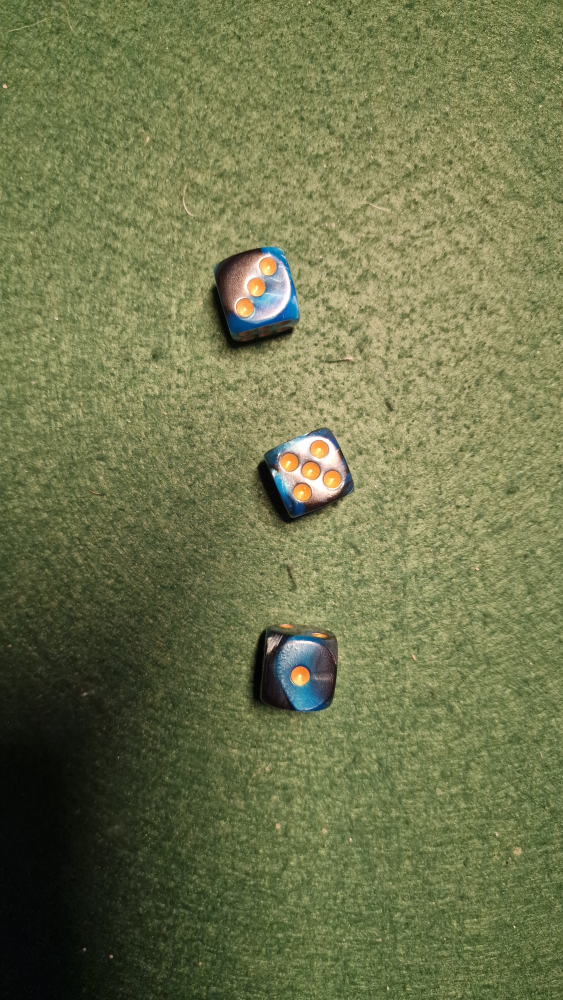
#> input picture pytest/dice.jpg, 2252 x 4000 px, given in place of the camera (shown at 1/4 size)
$ python main.py
#> lines starting #> are read from the running program, lines starting #| are printed output that depends on the picture; after the words box and inside, x2 and y2 are one past the last pixel; in counts of white or black regions, pixels touching at a corner belong together
import cv2
import numpy as np
from collections import deque

def nothing(x):
    pass

cv2.namedWindow("controls")
cv2.createTrackbar("0", "controls", 10, 30, nothing)
cv2.createTrackbar("1", "controls", 0, 255, nothing)
cv2.createTrackbar("2", "controls", 0, 255, nothing)
cv2.createTrackbar("3", "controls", 255, 255, nothing)
cv2.createTrackbar("4", "controls", 255, 255, nothing)
cv2.createTrackbar("5", "controls", 255, 255, nothing)
cv2.createTrackbar("6", "controls", 255, 255, nothing)
cv2.createTrackbar("7", "controls", 60, 255, nothing)
cv2.createTrackbar("8", "controls", 140, 255, nothing)
cv2.createTrackbar("9", "controls", 60, 255, nothing)
cv2.createTrackbar("10", "controls", 140, 255, nothing)

def getVal(name):
    return cv2.getTrackbarPos(str(name), "controls")

webCam = cv2.VideoCapture(1)
webCam.set(cv2.CAP_PROP_FOURCC, cv2.VideoWriter_fourcc('M','J','P','G'))
webCam.set(cv2.CAP_PROP_FRAME_WIDTH, 3840)
webCam.set(cv2.CAP_PROP_FRAME_HEIGHT, 2160)

edge_buffer = deque(maxlen=10)

def show(title, img):
    scaled = cv2.resize(img, None, fx=0.25, fy=0.25, interpolation=cv2.INTER_AREA)
    cv2.imshow(title, scaled)

while True:
    _, frame = webCam.read()
#> frame is the input picture: shape (4000, 2252, 3); mean B, G, R 76.7, 117, 111.2
    show("frame", frame)

    blurVal = getVal(0)
    if blurVal % 2 == 0:
        blurVal += 1

    blur = cv2.GaussianBlur(frame, (blurVal, blurVal), 0)

    hsv = cv2.cvtColor(blur, cv2.COLOR_BGR2HSV)
#> hsv: shape (4000, 2252, 3); mean H, S, V 36.7, 93.9, 118.4
    lower_blue = np.array([getVal(1), getVal(2), getVal(3)])
    upper_blue = np.array([getVal(4), getVal(5), getVal(6)])
    mask = cv2.inRange(hsv, lower_blue, upper_blue)
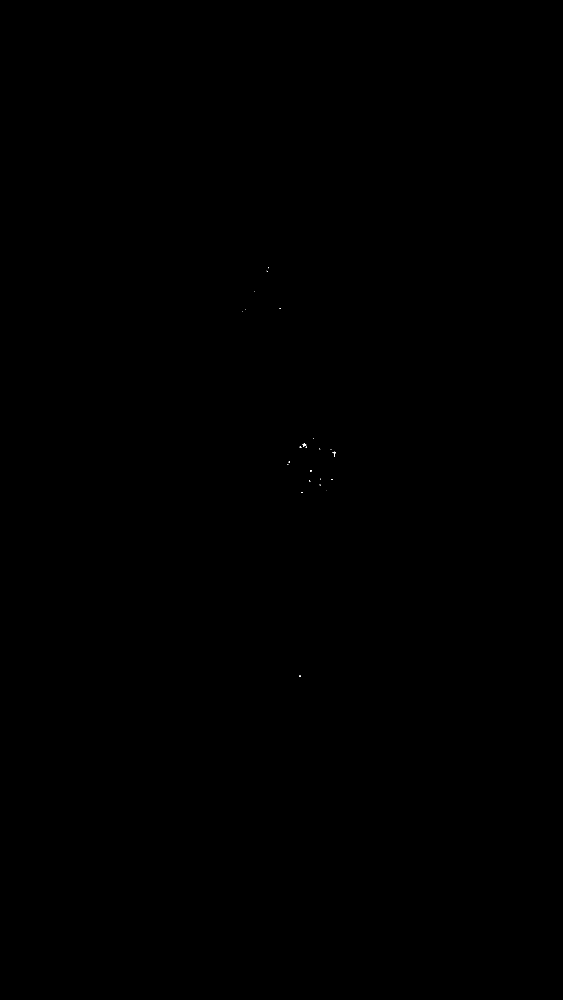
#> mask: shape (4000, 2252) (shown at 1/4 size); 0% white; 23 white regions (19 under 20 px), largest, box (x1, y1, x2, y2) and area: (1211, 1773, 1225, 1786) 101, (1331, 1807, 1342, 1826) 76, (1240, 1881, 1246, 1886) 27, (1198, 1786, 1205, 1791) 20

    # kernel = cv2.getStructuringElement(cv2.MORPH_ELLIPSE, (7, 7))
    # mask = cv2.dilate(mask, kernel, iterations=2)
    show("mask", mask)

    gray = cv2.cvtColor(frame, cv2.COLOR_BGR2GRAY)
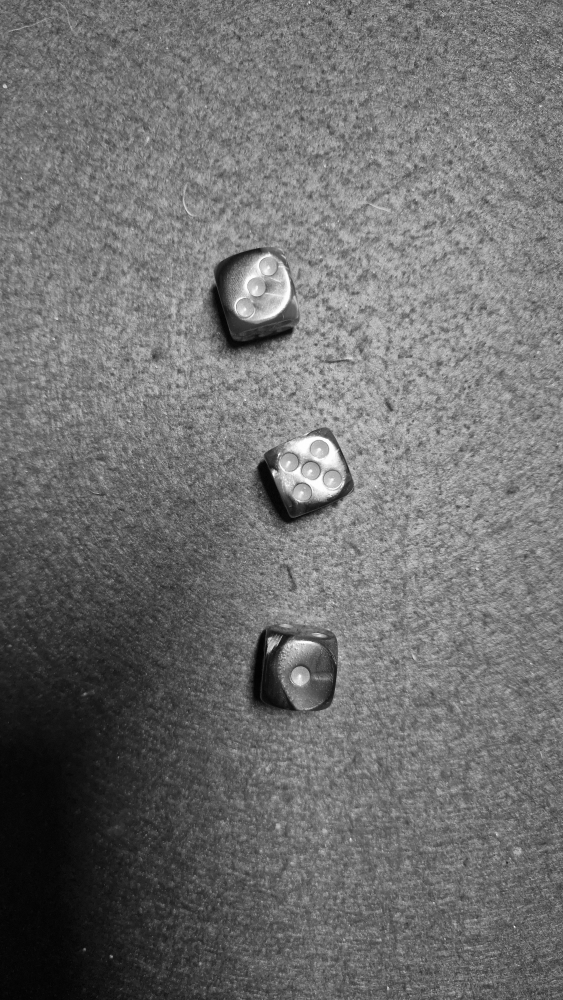
#> gray: shape (4000, 2252) (shown at 1/4 size); min 0, max 255, mean 110.7
    gray = cv2.GaussianBlur(gray, (15, 15), 0)
    edges = cv2.Canny(gray, getVal(7), getVal(8))
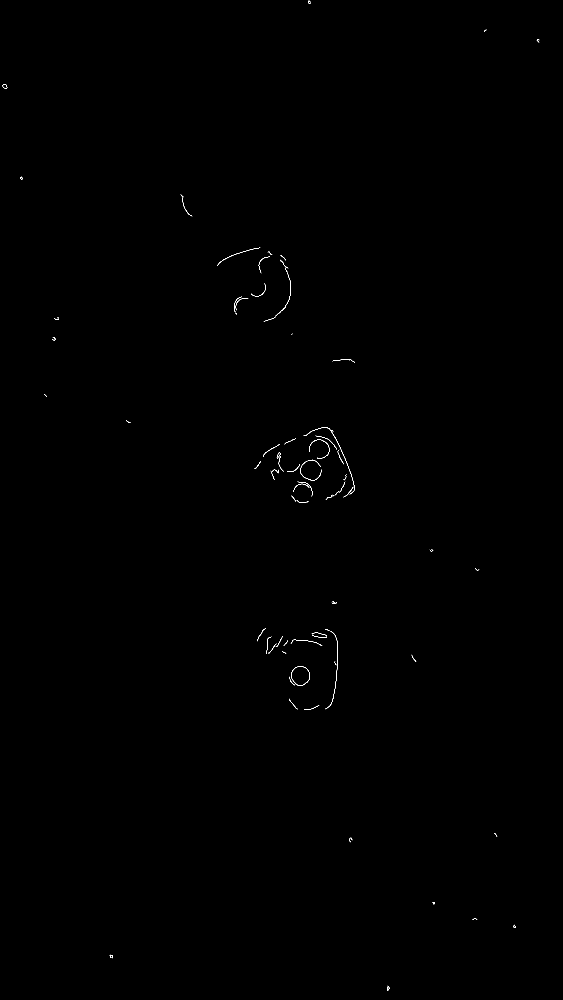
#> edges: shape (4000, 2252) (shown at 1/4 size); 0.06% white in thin lines or dots
    show("edges", edges)

    col = cv2.cvtColor(blur, cv2.COLOR_BGR2HSV)
    col = col[:, :, 1]
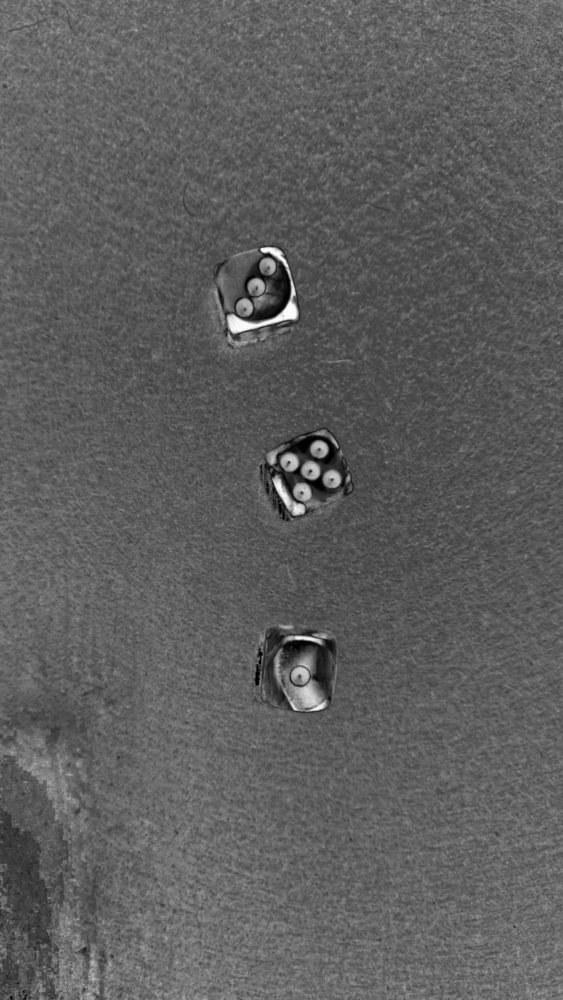
#> col: shape (4000, 2252) (shown at 1/4 size); min 0, max 254, mean 93.9
    col = cv2.GaussianBlur(col, (9, 9), 0)
    col = cv2.normalize(col, None, getVal(9), 255, cv2.NORM_MINMAX)
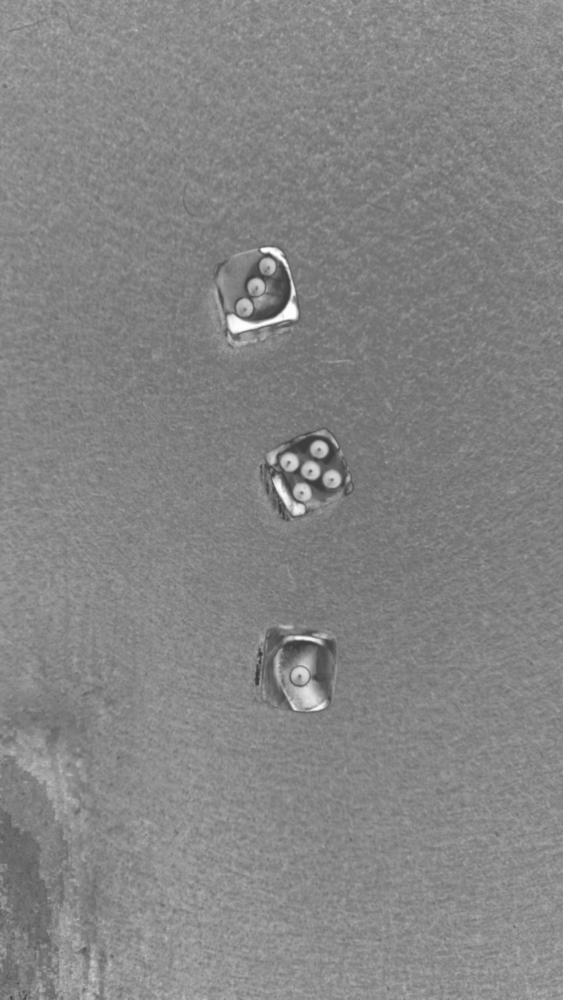
#> col: shape (4000, 2252) (shown at 1/4 size); min 60, max 255, mean 132.6
    _, col = cv2.threshold(col, getVal(10), 255, cv2.THRESH_BINARY)
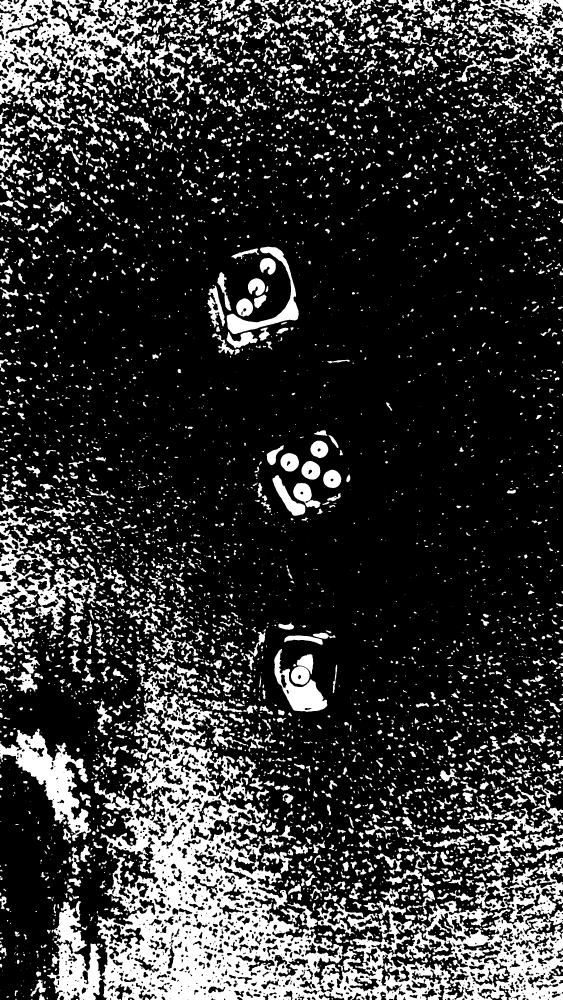
#> col: shape (4000, 2252) (shown at 1/4 size); 21.1% white; 5520 white regions (1637 under 20 px), largest, box (x1, y1, x2, y2) and area: (376, 2647, 2252, 4000) 702413, (0, 0, 619, 426) 116059, (0, 2013, 386, 2556) 56532
    show("lab2", col)
#> call 4 of show, with title = 'lab2'
#> in show (call 4), `scaled = cv2.resize(img, None, fx=0.25, fy=0.25, interpolation=cv2.INT..`:
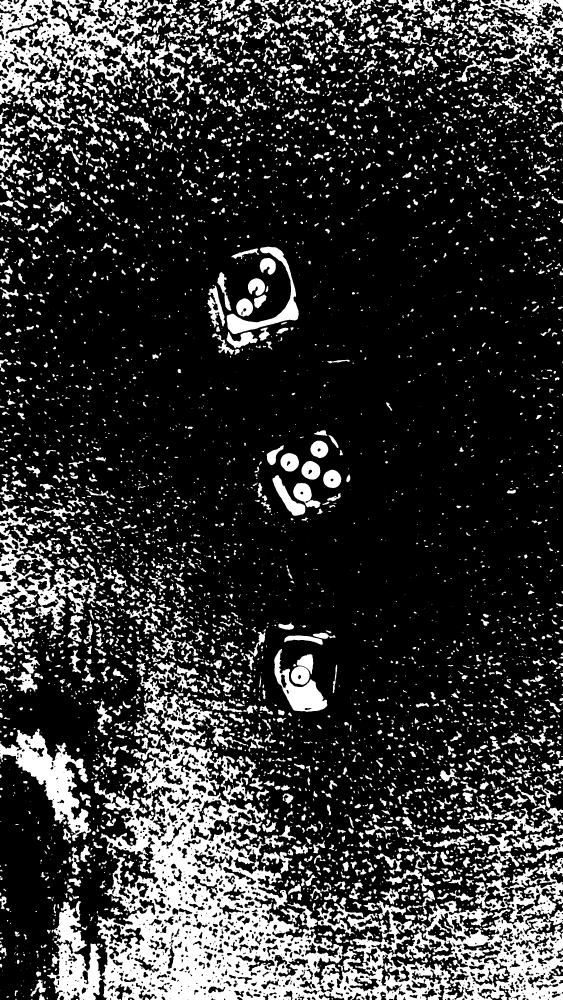
#> scaled: shape (1000, 563); min 0, max 255, mean 53.8


    band = cv2.bitwise_and(col, mask)
#> band: shape (4000, 2252); every value is 0
    show("and", band)
#> in show (call 5), `scaled = cv2.resize(img, None, fx=0.25, fy=0.25, interpolation=cv2.INT..`: scaled: shape (1000, 563); every value is 0

    res = cv2.waitKey(1)
#> (key q is pressed here)
    if res & 0xFF == ord('q'):
        break

cv2.destroyAllWindows()
